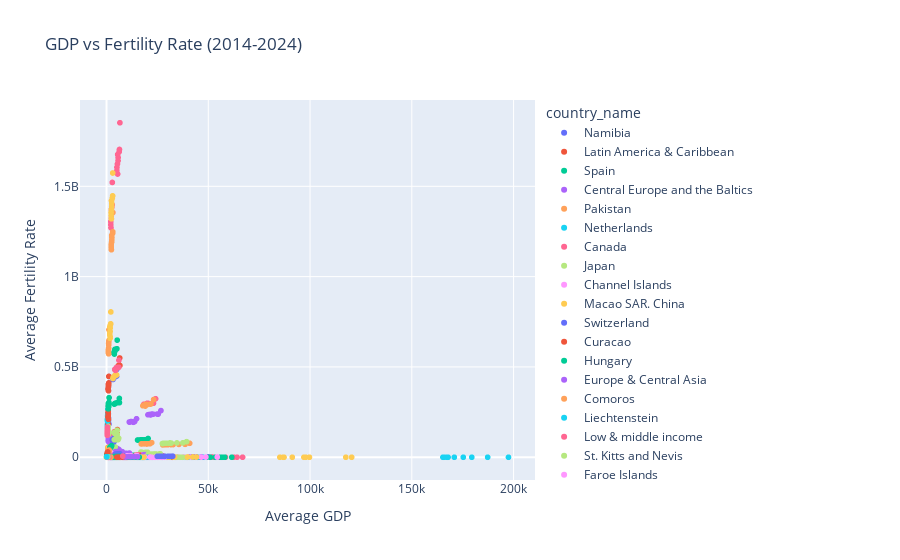

Notebook cell for this chart:
### Code cell
# Create a scatter plot using Plotly
fig = px.scatter(df, x='avg_gdp', y='avg_fertility_rate', color='country_name', 
                 title='GDP vs Fertility Rate (2014-2024)', labels={'avg_gdp': 'Average GDP', 'avg_fertility_rate': 'Average Fertility Rate'})
fig.show()
